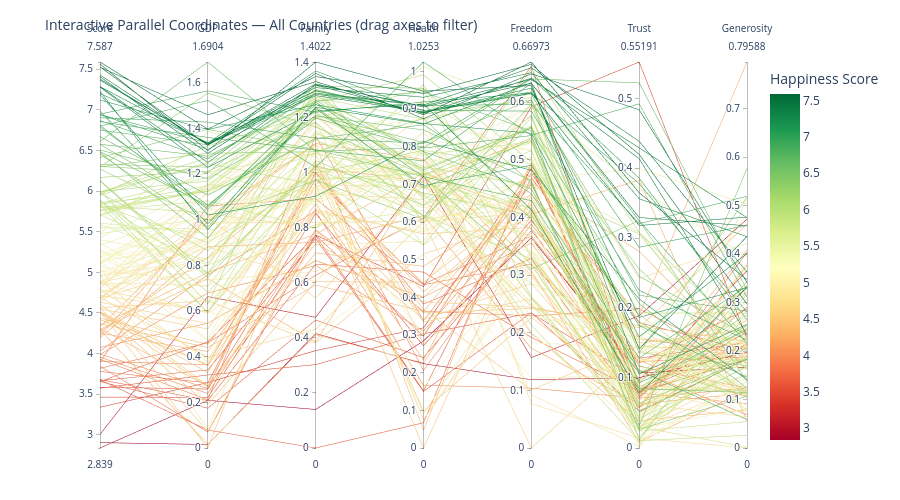

Source (notebook cell):
### Markdown cell above
---
## Visualization 12 — Interactive Parallel Coordinates (Plotly)
### Type: Parallel Coordinates Plot *(datavizproject.com)*

**Why this chart?**  
The interactive version allows filtering by dragging axis ranges — the viewer can select, for example, only high-GDP countries and immediately see their profiles across all other factors. This makes the chart a data exploration tool, not just a static display.

**Design improvements:** Continuous color scale by Happiness Score, interactive axis brushing, tooltips on hover.

**Key insight:** Countries with the highest scores (dark green lines) consistently occupy the upper range of every factor axis.

### Code cell
pc_plot_cols = ['Happiness Score'] + factors
pc_plot_labels = ['Score', 'GDP', 'Family', 'Health', 'Freedom', 'Trust', 'Generosity']

dimensions = [
    dict(range=[df[col].min(), df[col].max()],
         label=label, values=df[col])
    for col, label in zip(pc_plot_cols, pc_plot_labels)
]

fig = go.Figure(data=go.Parcoords(
    line=dict(
        color=df['Happiness Score'],
        colorscale='RdYlGn',
        showscale=True,
        colorbar=dict(title='Happiness Score')
    ),
    dimensions=dimensions
))

fig.update_layout(
    title='Interactive Parallel Coordinates — All Countries (drag axes to filter)',
    title_font_size=14,
    height=500,
    margin=dict(l=100, r=50, t=60, b=50)
)
fig.show()

### Figure 1 — Plotly figure (JSON) as saved in the notebook; plotly's stock layout.template omitted (floating-point values rounded to 4 significant figures; data arrays with more than 128 entries replaced by an {"elided": "..."} marker saying what was removed)
{"data": [{"dimensions": [{"label": "Score", "range": [2.839, 7.587], "values": {"elided": "158 float values"}}, {"label": "GDP", "range": [0, 1.69], "values": {"elided": "158 float values"}}, {"label": "Family", "range": [0, 1.402], "values": {"elided": "158 float values"}}, {"label": "Health", "range": [0, 1.025], "values": {"elided": "158 float values"}}, {"label": "Freedom", "range": [0, 0.6697], "values": {"elided": "158 float values"}}, {"label": "Trust", "range": [0, 0.5519], "values": {"elided": "158 float values"}}, {"label": "Generosity", "range": [0, 0.7959], "values": {"elided": "158 float values"}}], "line": {"color": {"elided": "158 float values"}, "colorbar": {"title": {"text": "Happiness Score"}}, "colorscale": [[0, "rgb(165,0,38)"], [0.1, "rgb(215,48,39)"], [0.2, "rgb(244,109,67)"], [0.3, "rgb(253,174,97)"], [0.4, "rgb(254,224,139)"], [0.5, "rgb(255,255,191)"], [0.6, "rgb(217,239,139)"], [0.7, "rgb(166,217,106)"], [0.8, "rgb(102,189,99)"], [0.9, "rgb(26,152,80)"], [1, "rgb(0,104,55)"]], "showscale": true}, "type": "parcoords"}], "layout": {"height": 500, "margin": {"b": 50, "l": 100, "r": 50, "t": 60}, "title": {"font": {"size": 14}, "text": "Interactive Parallel Coordinates — All Countries (drag axes to filter)"}}}
